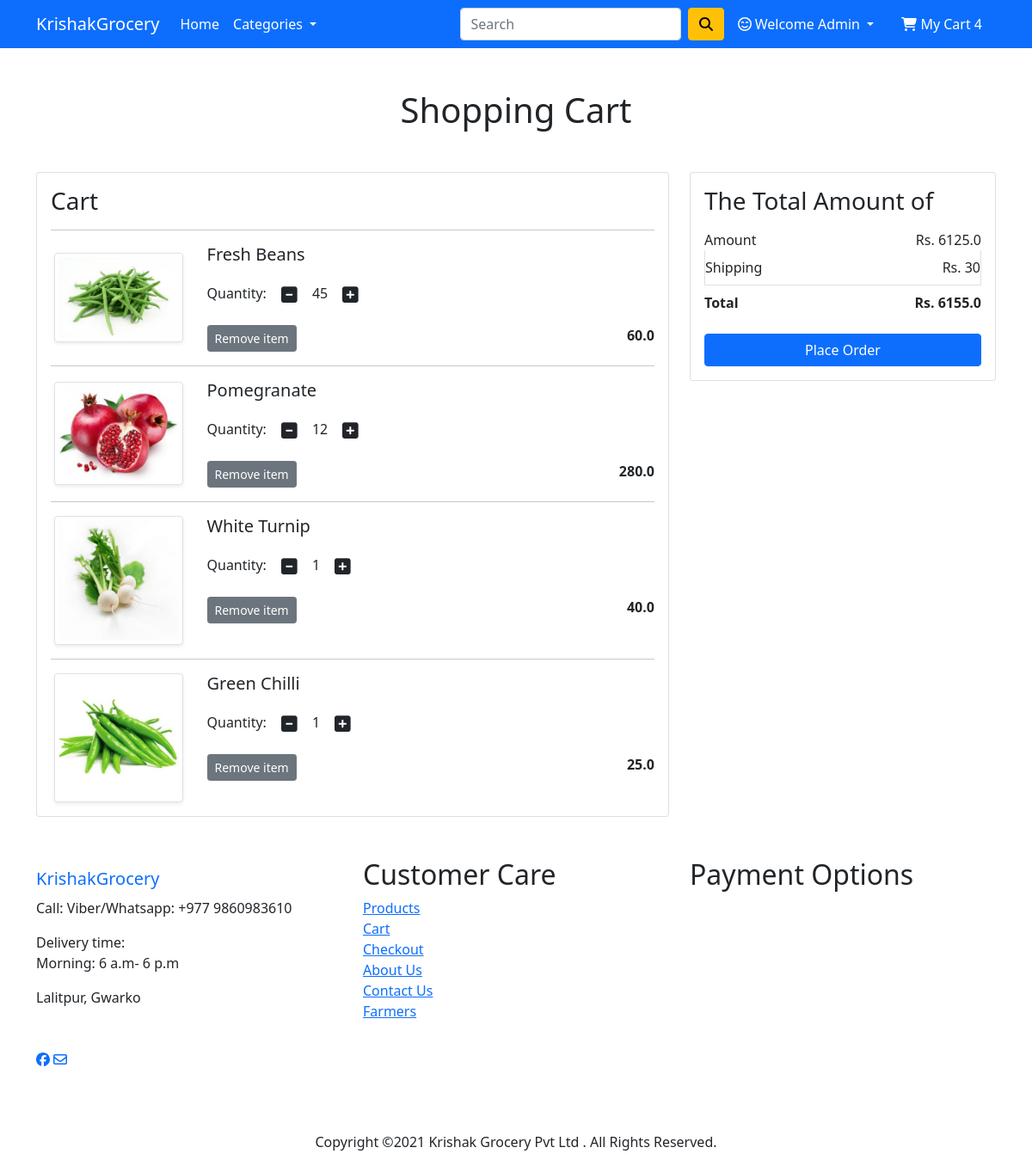
The app's page /cart/ (signed in) with its own data.
### app/models.py (models this page shows, shortened)
class Cart(models.Model):
    user = models.ForeignKey(User, on_delete=models.CASCADE)
    product = models.ForeignKey(Product, on_delete=models.CASCADE)
    quantity = models.PositiveIntegerField(default=1)

class Product(models.Model):
    title = models.CharField(max_length=100)
    selling_price = models.FloatField()
    category = models.CharField(choices=CATEGORY_CHOICES, max_length=2)
    product_image = models.ImageField(upload_to='productimg')

### app/views.py (the view)
# urls.py: path('cart/', views.show_cart, name='showcart'),
@login_required
def show_cart(request):
    if request.user.is_authenticated:
        totalitem = len(Cart.objects.filter(user=request.user))
        user = request.user
        cart = Cart.objects.filter(user=user)
        amount = 0.0
        shipping_amount = 30.0
        total_amount = 0
        cart_product = [p for p in Cart.objects.all() if p.user == user]
        if cart_product:
            for p in cart_product:
                tempamount = (p.quantity * p.product.selling_price)
                amount += tempamount
                totalamount = amount + shipping_amount
            return render(request, 'app/addtocart.html', {'carts':cart, 'totalamount': totalamount, 'amount': amount, 'totalitem':totalitem})
        else:
            return render(request, 'app/emptycart.html')

### app/templates/app/addtocart.html (shortened to what this page needs)
{% extends 'app/base.html' %}
{% load static %}
{% block main-content %}
<div class="container my-5">
 <div class="row">
  <h1 class="text-center mb-5">Shopping Cart</h1>
  <div class="col-sm-8">
  <div class="card">
   <div class="card-body">
    <h3>Cart</h3>
    {% for cart in carts %}
    <hr>
    <div class="row">
     <div class="col-sm-3 text-center align-self-center"><img src="{{cart.product.product_image.url}}" alt="" srcset="" class="img-fluid img-thumbnail shadow-sm" height="150" width="150"> </div>
     <div class="col-sm-9">
      <div>
       <h5>{{cart.product.title}}</h5>
       <div class="my-3">
        <label for="quantity">Quantity:</label>
        <a class="minus-cart btn" pid="{{cart.product.id}}"><i class="fas fa-minus-square fa-lg"></i></a>
          <span id="quantity">{{cart.quantity}}</span>
        <a class="plus-cart btn" pid="{{cart.product.id}}"><i class="fas fa-plus-square fa-lg"></i></a>
       </div>
       <div class="d-flex justify-content-between">
        <a href="#" pid="{{cart.product.id}}" class="btn btn-sm btn-secondary mr-3 remove-cart" >Remove item </a>
        <p class="mb-0"><span><strong>{{cart.product.selling_price}}</strong></span></p>
       </div>
      </div>
     </div>
    </div>
    {% endfor %}
   </div>
   </div>
  </div>
  <div class="col-sm-4">
   <div class="card">
    <div class="card-body">
      <h3>The Total Amount of</h3>
      <ul class="list-group">
       <li class="list-group-item d-flex justify-content-between align-items-center border-0 px-0 pb-0">Amount<span>Rs. <span id="amount"> {{amount}} </span> </span></li>
       <li class="list-group-item d-flex justify-content-between align-items-center px-0">Shipping<span>Rs. 30</span></li>
       <li class="list-group-item d-flex justify-content-between align-items-center border-0 px-0 mb-3">
        <div>
           <strong>Total</strong>
         </div>
         <span><strong>Rs. <strong id="totalamoutn" >{{totalamount}}</strong></strong></span>
       </li>
      </ul>
      <div class="d-grid"><a href="{% url 'checkout' %}" class="btn btn-primary">Place Order</a></div>
    </div>
   </div>
  </div>
 </div>
</div>
{% endblock main-content %}

### app/templates/app/base.html (shortened to what this page needs)
<!doctype html>
{% load static %}
<html lang="en">
  <head>
    <link href="https://cdn.jsdelivr.net/npm/bootstrap@5.0.0-beta1/dist/css/bootstrap.min.css" rel="stylesheet">
    <link rel="stylesheet" href="{% static 'app/css/owl.carousel.min.css' %}">
    <link rel="stylesheet" href="{% static 'app/css/all.min.css' %}">
    <link rel="stylesheet" href="{% static 'app/css/style.css' %}">
  </head>
  <body>
    <nav class="navbar navbar-expand-lg navbar-dark bg-primary">
     <div class="container">
       <a class="navbar-brand" href="/">KrishakGrocery</a>
       <div class="collapse navbar-collapse" id="navbarSupportedContent">
         <ul class="navbar-nav me-auto mb-2 mb-lg-0">
           <li class="nav-item">
             <a class="nav-link active" aria-current="page" href="/">Home</a>
           </li>
           <li class="nav-item dropdown">
             <a class="nav-link dropdown-toggle text-white" href="#" id="electronicsDropdown" role="button" data-bs-toggle="dropdown" aria-expanded="false">
              Categories
             </a>
           </li>
         </ul>
         <form class="d-flex">
          <input class="form-control me-2" type="search" placeholder="Search" aria-label="Search">
          <button class="btn btn-warning" type="submit"><i class="fas fa-search"></i></button>
         </form>
         <div>
          <ul class="navbar-nav me-auto mb-2 mb-lg-0">
            {% if request.user.is_authenticated %}
                <li class="nav-item dropdown mx-2">
                    <a class="nav-link dropdown-toggle text-white" href="#" id="profileDropdown" role="button" data-bs-toggle="dropdown" aria-expanded="false">
                      <i class="far fa-smile-beam"></i> Welcome {{request.user.username|capfirst}}
                    </a>
                  </li>
                  <li class="nav-item mx-2">
                    <a href="{% url 'showcart' %}" class="nav-link text-white"><i class="fas fa-shopping-cart"></i> My Cart {{totalitem}}</span> </a>
                  </li>
            {% endif %}
          </ul>
         </div>
       </div>
     </div>
    </nav>
    {% block main-content %} {% endblock main-content %}
    <footer class="ftco-footer ftco-section">
      <div class="container">
        <div class="row mb-5">
          <div class="col-md">
            <div class="ftco-footer-widget mb-4">
              <h2 class="ftco-heading-2"> <a class="navbar-brand" href="/">KrishakGrocery</a></h2>
              <p>Call: Viber/Whatsapp: +977 9860983610</p>
              <p>Delivery time: <br>Morning: 6 a.m- 6 p.m</p>
              <p>Lalitpur, Gwarko</p>
              <ul class="ftco-footer-social list-unstyled float-md-left float-lft mt-5">
                <li class="ftco-animate"><a href="https://www.facebook.com/" target="_blank"><i class="fab fa-facebook"></i></a>  <a href="" target="_blank"><i class="far fa-envelope"></i></a></li>
              </ul>
            </div>
          </div>
          <div class="col-md">
            <div class="ftco-footer-widget mb-4 ml-md-5">
              <h2 class="ftco-heading-2">Customer Care</h2>
              <ul class="list-unstyled">
                <li><a href="#">Products</a></li>
                <li><a href="#">Cart</a></li>
                <li><a href="#">Checkout</a></li>
                <li><a href="#">About Us</a></li>
                <li><a href="#">Contact Us</a></li>
                <li><a href="#">Farmers</a></li>
              </ul>
            </div>
          </div>
          <div class="col-md">
            <div class="ftco-footer-widget mb-4 ml-md-5">
              <h2 class="ftco-heading-2">Payment Options</h2>
            </div>
          </div>
        </div>
        <div class="row">
          <div class="col-md-12 text-center">
            <p>
              Copyright &copy;<script>document.write(new Date().getFullYear());</script>   Krishak Grocery Pvt Ltd . All Rights Reserved.
            </p>
          </div>
        </div>
      </div>
    </footer>
  </body>
</html>

### records on screen
Cart: product.product_image (picture), product "Fresh Beans", quantity "45", product.selling_price "60.0"
Cart: product.product_image (picture), product "Pomegranate", quantity "12", product.selling_price "280.0"
Cart: product.product_image (picture), product "White Turnip", quantity "1", product.selling_price "40.0"
Cart: product.product_image (picture), product "Green Chilli", quantity "1", product.selling_price "25.0"

### other values on screen
{{ request.user.username|capfirst }} "Admin"
{{ totalitem }} "4"
{{ amount }} "6125.0"
{{ totalamount }} "6155.0"
